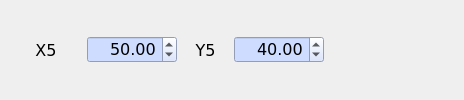
         <widget class="QWidget" name="layoutWidget22_3">
          <property name="font">
           <font>
            <family>Verdana</family>
            <pointsize>12</pointsize>
            <italic>false</italic>
            <bold>false</bold>
           </font>
          </property>
          <layout class="QHBoxLayout" name="horizontalLayout_56">
           <item>
            <widget class="QLabel" name="label_99">
             <property name="minimumSize">
              <size>
               <width>70</width>
               <height>0</height>
              </size>
             </property>
             <property name="maximumSize">
              <size>
               <width>70</width>
               <height>16777215</height>
              </size>
             </property>
             <property name="palette">
              <palette>
               <active>
                <colorrole role="Button">
                 <brush brushstyle="SolidPattern">
                  <color alpha="255">
                   <red>221</red>
                   <green>221</green>
                   <blue>221</blue>
                  </color>
                 </brush>
                </colorrole>
                <colorrole role="Base">
                 <brush brushstyle="SolidPattern">
                  <color alpha="255">
                   <red>221</red>
                   <green>221</green>
                   <blue>221</blue>
                  </color>
                 </brush>
                </colorrole>
                <colorrole role="Window">
                 <brush brushstyle="SolidPattern">
                  <color alpha="255">
                   <red>221</red>
                   <green>221</green>
                   <blue>221</blue>
                  </color>
                 </brush>
                </colorrole>
               </active>
               <inactive>
                <colorrole role="Button">
                 <brush brushstyle="SolidPattern">
                  <color alpha="255">
                   <red>221</red>
                   <green>221</green>
                   <blue>221</blue>
                  </color>
                 </brush>
                </colorrole>
                <colorrole role="Base">
                 <brush brushstyle="SolidPattern">
                  <color alpha="255">
                   <red>221</red>
                   <green>221</green>
                   <blue>221</blue>
                  </color>
                 </brush>
                </colorrole>
                <colorrole role="Window">
                 <brush brushstyle="SolidPattern">
                  <color alpha="255">
                   <red>221</red>
                   <green>221</green>
                   <blue>221</blue>
                  </color>
                 </brush>
                </colorrole>
               </inactive>
               <disabled>
                <colorrole role="Button">
                 <brush brushstyle="SolidPattern">
                  <color alpha="255">
                   <red>221</red>
                   <green>221</green>
                   <blue>221</blue>
                  </color>
                 </brush>
                </colorrole>
                <colorrole role="Base">
                 <brush brushstyle="SolidPattern">
                  <color alpha="255">
                   <red>221</red>
                   <green>221</green>
                   <blue>221</blue>
                  </color>
                 </brush>
                </colorrole>
                <colorrole role="Window">
                 <brush brushstyle="SolidPattern">
                  <color alpha="255">
                   <red>221</red>
                   <green>221</green>
                   <blue>221</blue>
                  </color>
                 </brush>
                </colorrole>
               </disabled>
              </palette>
             </property>
             <property name="font">
              <font>
               <family>Verdana</family>
               <pointsize>12</pointsize>
               <italic>false</italic>
               <bold>false</bold>
              </font>
             </property>
             <property name="layoutDirection">
              <enum>Qt::LeftToRight</enum>
             </property>
             <property name="autoFillBackground">
              <bool>false</bool>
             </property>
             <property name="frameShadow">
              <enum>QFrame::Sunken</enum>
             </property>
             <property name="text">
              <string>X5</string>
             </property>
             <property name="alignment">
              <set>Qt::AlignCenter</set>
             </property>
            </widget>
           </item>
           <item>
            <widget class="QDoubleSpinBox" name="xp5_3">
             <property name="minimumSize">
              <size>
               <width>90</width>
               <height>0</height>
              </size>
             </property>
             <property name="maximumSize">
              <size>
               <width>90</width>
               <height>16777215</height>
              </size>
             </property>
             <property name="styleSheet">
              <string notr="true">background-color: rgb(206, 221, 255);
font: 12pt &quot;Verdana&quot;;</string>
             </property>
             <property name="alignment">
              <set>Qt::AlignRight|Qt::AlignTrailing|Qt::AlignVCenter</set>
             </property>
             <property name="minimum">
              <double>-10000.000000000000000</double>
             </property>
             <property name="maximum">
              <double>10000.000000000000000</double>
             </property>
             <property name="singleStep">
              <double>10.000000000000000</double>
             </property>
             <property name="value">
              <double>50.000000000000000</double>
             </property>
            </widget>
           </item>
           <item>
            <widget class="QLabel" name="label_100">
             <property name="minimumSize">
              <size>
               <width>45</width>
               <height>0</height>
              </size>
             </property>
             <property name="maximumSize">
              <size>
               <width>45</width>
               <height>16777215</height>
              </size>
             </property>
             <property name="palette">
              <palette>
               <active>
                <colorrole role="Button">
                 <brush brushstyle="SolidPattern">
                  <color alpha="255">
                   <red>221</red>
                   <green>221</green>
                   <blue>221</blue>
                  </color>
                 </brush>
                </colorrole>
                <colorrole role="Base">
                 <brush brushstyle="SolidPattern">
                  <color alpha="255">
                   <red>221</red>
                   <green>221</green>
                   <blue>221</blue>
                  </color>
                 </brush>
                </colorrole>
                <colorrole role="Window">
                 <brush brushstyle="SolidPattern">
                  <color alpha="255">
                   <red>221</red>
                   <green>221</green>
                   <blue>221</blue>
                  </color>
                 </brush>
                </colorrole>
               </active>
               <inactive>
                <colorrole role="Button">
                 <brush brushstyle="SolidPattern">
                  <color alpha="255">
                   <red>221</red>
                   <green>221</green>
                   <blue>221</blue>
                  </color>
                 </brush>
                </colorrole>
                <colorrole role="Base">
                 <brush brushstyle="SolidPattern">
                  <color alpha="255">
                   <red>221</red>
                   <green>221</green>
                   <blue>221</blue>
                  </color>
                 </brush>
                </colorrole>
                <colorrole role="Window">
                 <brush brushstyle="SolidPattern">
                  <color alpha="255">
                   <red>221</red>
                   <green>221</green>
                   <blue>221</blue>
                  </color>
                 </brush>
                </colorrole>
               </inactive>
               <disabled>
                <colorrole role="Button">
                 <brush brushstyle="SolidPattern">
                  <color alpha="255">
                   <red>221</red>
                   <green>221</green>
                   <blue>221</blue>
                  </color>
                 </brush>
                </colorrole>
                <colorrole role="Base">
                 <brush brushstyle="SolidPattern">
                  <color alpha="255">
                   <red>221</red>
                   <green>221</green>
                   <blue>221</blue>
                  </color>
                 </brush>
                </colorrole>
                <colorrole role="Window">
                 <brush brushstyle="SolidPattern">
                  <color alpha="255">
                   <red>221</red>
                   <green>221</green>
                   <blue>221</blue>
                  </color>
                 </brush>
                </colorrole>
               </disabled>
              </palette>
             </property>
             <property name="font">
              <font>
               <family>Verdana</family>
               <pointsize>12</pointsize>
               <italic>false</italic>
               <bold>false</bold>
              </font>
             </property>
             <property name="layoutDirection">
              <enum>Qt::LeftToRight</enum>
             </property>
             <property name="autoFillBackground">
              <bool>false</bool>
             </property>
             <property name="frameShadow">
              <enum>QFrame::Sunken</enum>
             </property>
             <property name="text">
              <string>Y5</string>
             </property>
             <property name="alignment">
              <set>Qt::AlignCenter</set>
             </property>
            </widget>
           </item>
           <item>
            <widget class="QDoubleSpinBox" name="yp5_3">
             <property name="minimumSize">
              <size>
               <width>90</width>
               <height>0</height>
              </size>
             </property>
             <property name="maximumSize">
              <size>
               <width>90</width>
               <height>16777215</height>
              </size>
             </property>
             <property name="styleSheet">
              <string notr="true">background-color: rgb(206, 221, 255);
font: 12pt &quot;Verdana&quot;;</string>
             </property>
             <property name="alignment">
              <set>Qt::AlignRight|Qt::AlignTrailing|Qt::AlignVCenter</set>
             </property>
             <property name="minimum">
              <double>-10000.000000000000000</double>
             </property>
             <property name="maximum">
              <double>10000.000000000000000</double>
             </property>
             <property name="singleStep">
              <double>10.000000000000000</double>
             </property>
             <property name="value">
              <double>40.000000000000000</double>
             </property>
            </widget>
           </item>
           <item>
            <widget class="QLineEdit" name="ep_3">
             <property name="enabled">
              <bool>false</bool>
             </property>
             <property name="maximumSize">
              <size>
               <width>16777215</width>
               <height>16777215</height>
              </size>
             </property>
             <property name="font">
              <font>
               <family>Verdana</family>
               <pointsize>9</pointsize>
               <italic>false</italic>
               <bold>false</bold>
              </font>
             </property>
             <property name="styleSheet">
              <string notr="true">font: 9pt &quot;Verdana&quot;;</string>
             </property>
             <property name="frame">
              <bool>false</bool>
             </property>
             <property name="alignment">
              <set>Qt::AlignLeading|Qt::AlignLeft|Qt::AlignVCenter</set>
             </property>
            </widget>
           </item>
          </layout>
         </widget>
